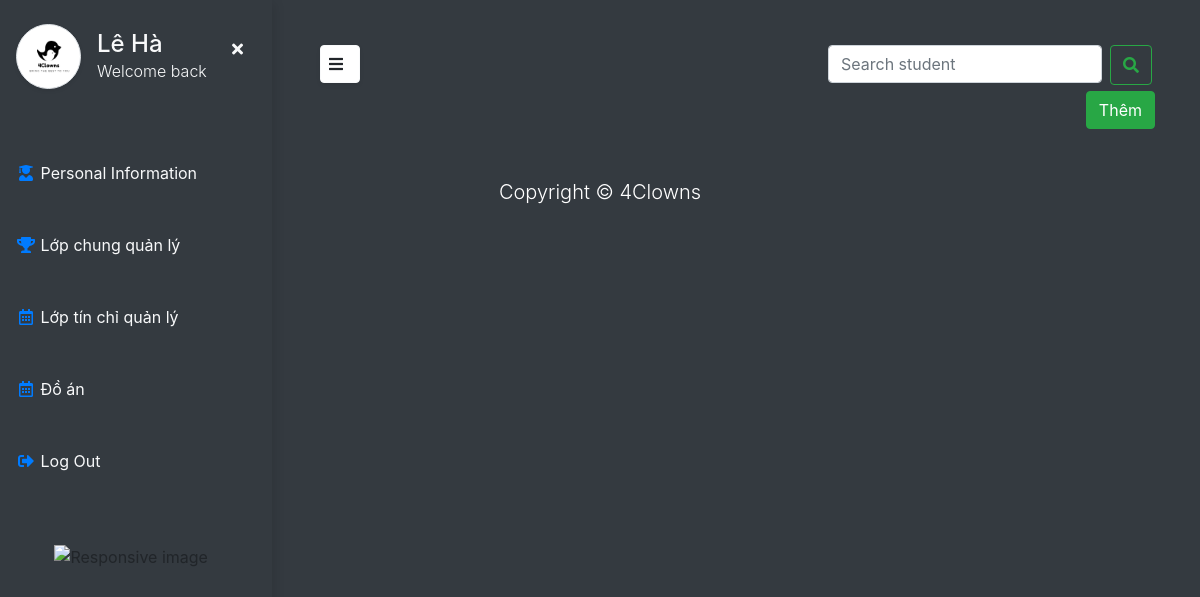
The app's page /teacher/do_an (signed in), older data.
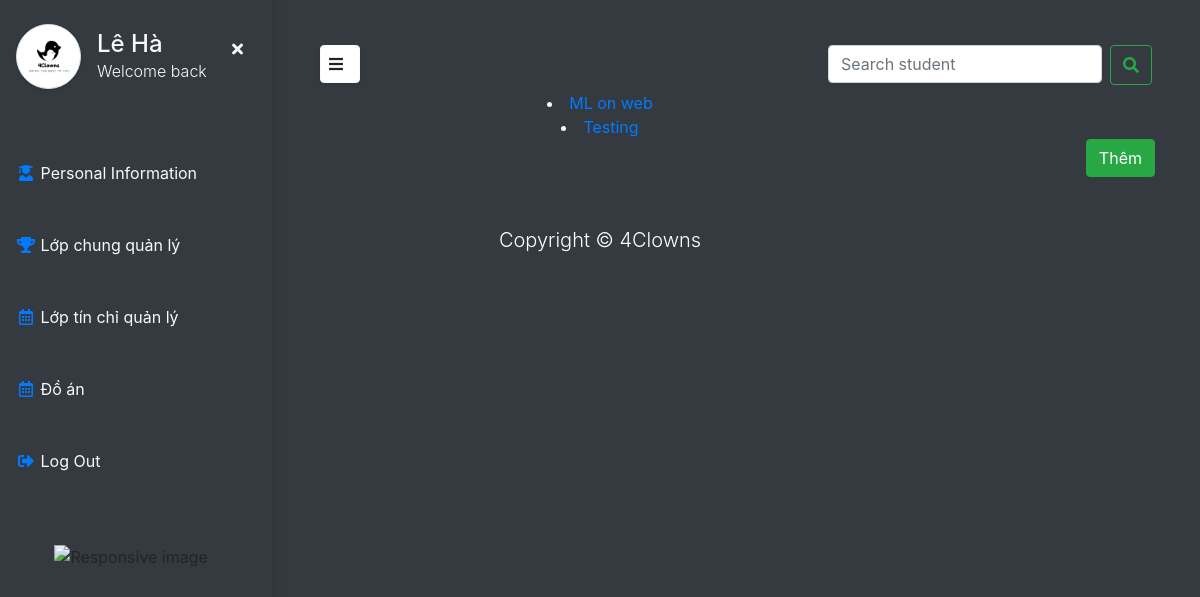
The same page, newer data.
### teacher/models.py (models this page shows)
class do_an(models.Model):
    name = models.CharField(max_length=50, verbose_name='Tên đồ án')
    slug_name = models.SlugField(unique=True, null=True)
    teacher = models.ManyToManyField('users.Teacher', verbose_name='Giáo viên', related_name='do_an_tham_gia')
    student = models.ManyToManyField('users.Student', verbose_name='Sinh viên', related_name='do_an_tham_gia')
    start_time = models.DateField(null=True, blank=True)
    end_time = models.DateField(null=True, blank=True)
    def __str__(self):
        return self.name

### teacher/views.py (the view)
# urls.py: path('do_an', views.do_an_view, name='do_an'),
def do_an_view(request):
    teacher = Teacher.objects.get(user_ptr= request.user)
    do_an_list = teacher.do_an_tham_gia.all().order_by('name')
    return render(request, 'teacher/do_an.html', {
        "do_an_list": do_an_list,
    })

### templates/teacher/do_an.html
{% extends 'base.html' %}
{% load static %}
{% block content %}
<div class="container text-center text-light">
{% for do_an in do_an_list %}
    <li><a href="{% url 'tung_do_an' do_an.slug_name %}">{{do_an}}</a></li>
{% endfor %}
</div>
<div class="container">
        <div class="text-right">
            <a href="{% url 'them_do_an' %}">
                <button class="btn btn-secondary btn-success" type='submit'>Thêm</button>
            </a>
        </div>
</div>
{% include 'teacher/teacher_base.html' %}
{% endblock content %}

Row changes from the older to the newer data that the page shows:
added do_an: name "ML on web"
added do_an: name "Testing"
